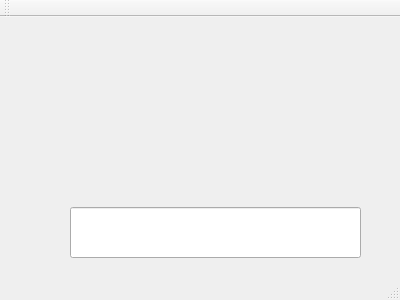
<?xml version="1.0" encoding="UTF-8"?>
<ui version="4.0">
 <class>TTKSplitItemWindow</class>
 <widget class="QMainWindow" name="TTKSplitItemWindow">
  <property name="geometry">
   <rect>
    <x>0</x>
    <y>0</y>
    <width>400</width>
    <height>300</height>
   </rect>
  </property>
  <property name="windowTitle">
   <string>TTKSplitItemWindow</string>
  </property>
  <widget class="QWidget" name="centralWidget">
   <widget class="TTKSplitItemLabel" name="label">
    <property name="geometry">
     <rect>
      <x>90</x>
      <y>90</y>
      <width>211</width>
      <height>41</height>
     </rect>
    </property>
    <property name="text">
     <string/>
    </property>
   </widget>
   <widget class="QLineEdit" name="info">
    <property name="geometry">
     <rect>
      <x>70</x>
      <y>190</y>
      <width>291</width>
      <height>51</height>
     </rect>
    </property>
   </widget>
  </widget>
  <widget class="QMenuBar" name="menuBar">
   <property name="geometry">
    <rect>
     <x>0</x>
     <y>0</y>
     <width>400</width>
     <height>23</height>
    </rect>
   </property>
  </widget>
  <widget class="QToolBar" name="mainToolBar">
   <attribute name="toolBarArea">
    <enum>TopToolBarArea</enum>
   </attribute>
   <attribute name="toolBarBreak">
    <bool>false</bool>
   </attribute>
  </widget>
  <widget class="QStatusBar" name="statusBar"/>
 </widget>
 <layoutdefault spacing="6" margin="11"/>
 <customwidgets>
  <customwidget>
   <class>TTKSplitItemLabel</class>
   <extends>QLabel</extends>
   <header>ttksplititemlabel.h</header>
  </customwidget>
 </customwidgets>
 <resources/>
 <connections/>
</ui>
